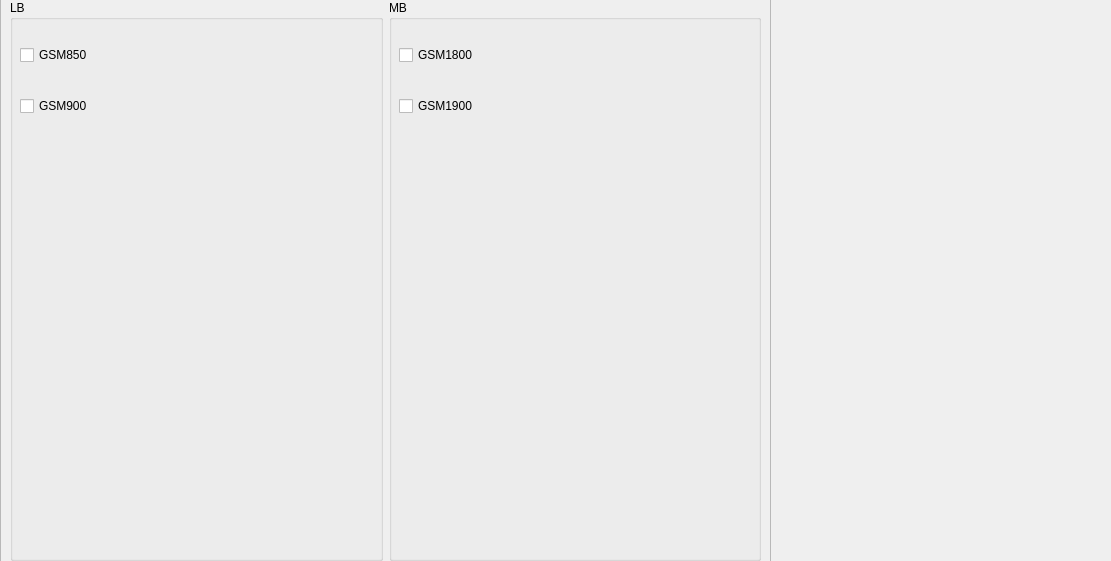
      <widget class="QWidget" name="page_gsm">
       <property name="geometry">
        <rect>
         <x>0</x>
         <y>0</y>
         <width>1111</width>
         <height>561</height>
        </rect>
       </property>
       <attribute name="label">
        <string>GSM</string>
       </attribute>
       <widget class="QFrame" name="frame_band_gsm">
        <property name="geometry">
         <rect>
          <x>0</x>
          <y>-10</y>
          <width>771</width>
          <height>581</height>
         </rect>
        </property>
        <property name="frameShape">
         <enum>QFrame::StyledPanel</enum>
        </property>
        <property name="frameShadow">
         <enum>QFrame::Raised</enum>
        </property>
        <layout class="QHBoxLayout" name="horizontalLayout_4">
         <item>
          <widget class="QGroupBox" name="groupBox_lb_gsm">
           <property name="title">
            <string>LB</string>
           </property>
           <widget class="QWidget" name="layoutWidget_7">
            <property name="geometry">
             <rect>
              <x>10</x>
              <y>20</y>
              <width>341</width>
              <height>121</height>
             </rect>
            </property>
            <layout class="QGridLayout" name="gridLayout_15">
             <item row="0" column="0">
              <widget class="QCheckBox" name="gsm850">
               <property name="text">
                <string>GSM850</string>
               </property>
              </widget>
             </item>
             <item row="1" column="0">
              <widget class="QCheckBox" name="gsm900">
               <property name="text">
                <string>GSM900</string>
               </property>
              </widget>
             </item>
            </layout>
           </widget>
          </widget>
         </item>
         <item>
          <widget class="QGroupBox" name="groupBox_mb_gsm">
           <property name="title">
            <string>MB</string>
           </property>
           <widget class="QWidget" name="layoutWidget_8">
            <property name="geometry">
             <rect>
              <x>10</x>
              <y>20</y>
              <width>341</width>
              <height>121</height>
             </rect>
            </property>
            <layout class="QGridLayout" name="gridLayout_16">
             <item row="1" column="0">
              <widget class="QCheckBox" name="gsm1900">
               <property name="text">
                <string>GSM1900</string>
               </property>
              </widget>
             </item>
             <item row="0" column="0">
              <widget class="QCheckBox" name="gsm1800">
               <property name="text">
                <string>GSM1800</string>
               </property>
              </widget>
             </item>
            </layout>
           </widget>
          </widget>
         </item>
        </layout>
       </widget>
      </widget>
